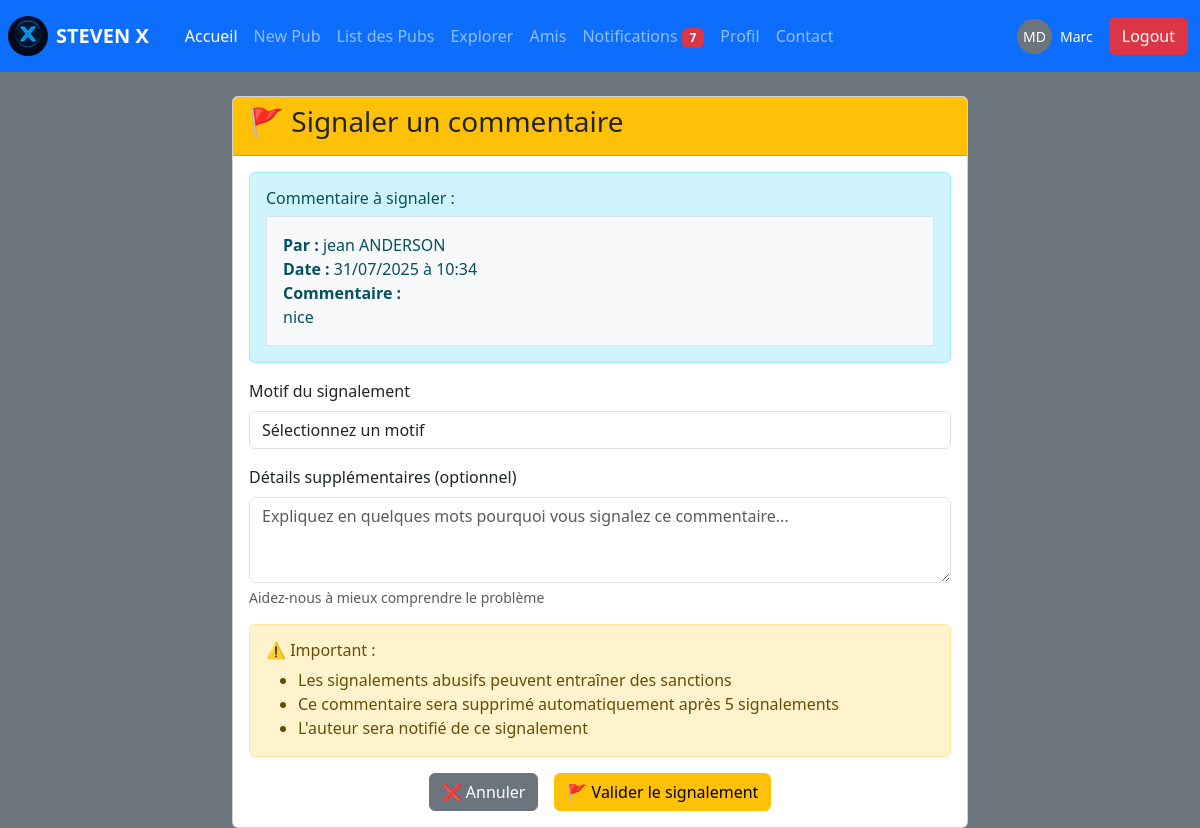
/signaler_commentaire.php?id=4&pub_id=3 (signed in), run on the app's committed database.
### tables this page shows
CREATE TABLE `commentaires` (
  `id` int(11) NOT NULL,
  `publication_id` int(11) NOT NULL,
  `user_id` int(11) NOT NULL,
  `contenu` varchar(50) NOT NULL,
  `date_creation` datetime DEFAULT current_timestamp()
);

CREATE TABLE `user` (
  `id` int(11) NOT NULL,
  `nom` varchar(10) NOT NULL,
  `prenom` varchar(20) NOT NULL,
  `date_naissance` date NOT NULL,
  `telephone` varchar(20) NOT NULL,
  `sexe` varchar(50) NOT NULL,
  `adresse` varchar(255) NOT NULL,
  `mail` varchar(255) NOT NULL,
  `photo_profil` varchar(255) NOT NULL,
  `mdp` varchar(255) NOT NULL
);

### signaler_commentaire.php (the view, shortened to what this page needs)
<?php
include('bdd.php');
$commentaire_id = $_GET['id'];
$publication_id = $_GET['pub_id'];
$success = false;
$error = '';
$current_user = null;
if (isset($_SESSION['user_id'])) {
    $stmt = $pdo->prepare("SELECT photo_profil FROM user WHERE id = ?");
    $stmt->execute([$_SESSION['user_id']]);
    $current_user = $stmt->fetch(PDO::FETCH_ASSOC);
}
    $stmt = $pdo->prepare("SELECT c.*, u.nom, u.prenom FROM commentaires c JOIN user u ON c.user_id = u.id WHERE c.id = ?");
    $stmt->execute([$commentaire_id]);
    $commentaire = $stmt->fetch(PDO::FETCH_ASSOC);
?>
<!DOCTYPE html>
<html lang="fr">
<head>
    <link href="https://cdn.jsdelivr.net/npm/bootstrap@5.3.7/dist/css/bootstrap.min.css" rel="stylesheet">
</head>
<body class="bg-secondary">
    <nav class="navbar navbar-expand-lg navbar-dark bg-primary">
        <img src="logo/StevenX.png" alt="" class="m-2" style="width: 40px; height: 40px; border-radius: 50%;">
        <b><a class="navbar-brand" href="dash.php">STEVEN X</a></b>
        <div class="container">
            <div class="collapse navbar-collapse" id="navbarNav">
                <ul class="navbar-nav me-auto">
                    <li class="nav-item">
                        <a class="nav-link active" href="dash.php">Accueil</a>
                    </li>
                    <li class="nav-item">
                        <a class="nav-link" href="new_pub.php">New Pub</a>
                    </li>
                    <li class="nav-item">
                        <a class="nav-link" href="list_pubs.php">List des Pubs</a>
                    </li>
                    <li class="nav-item">
                        <a class="nav-link" href="explorer.php">Explorer</a>
                    </li>
                    <li class="nav-item">
                        <a class="nav-link" href="amis.php">Amis</a>
                    </li>
                    <li class="nav-item">
                        <?php include '_navbar_notifications.php'; ?>
                    </li>
                    <li class="nav-item">
                        <a class="nav-link" href="profil.php">Profil</a>
                    </li>
                    <li class="nav-item">
                        <a class="nav-link" href="contact.php">Contact</a>
                    </li>
                </ul>
                <div class="d-flex align-items-center me-3">
                    <?php if ($current_user && $current_user['photo_profil'] && file_exists($current_user['photo_profil'])): ?>
                    <img src="<?php echo htmlspecialchars($current_user['photo_profil']); ?>" alt="Photo de profil"
                        class="rounded-circle me-2" style="width: 35px; height: 35px; object-fit: cover;">
                    <?php else: ?>
                    <div class="bg-secondary text-white rounded-circle d-flex align-items-center justify-content-center me-2"
                        style="width: 35px; height: 35px; font-size: 14px;">
                        <?php echo strtoupper(substr($_SESSION['user_prenom'], 0, 1) . substr($_SESSION['user_nom'], 0, 1)); ?>
                    </div>
                    <?php endif; ?>
                    <span class="text-white small"><?php echo htmlspecialchars($_SESSION['user_prenom']); ?></span>
                </div>
                <button type="button" class="btn btn-danger" data-bs-toggle="modal"
                    data-bs-target="#confirmLogoutModal">Logout</button>
            </div>
        </div>
    </nav>
    <div class="container mt-4">
        <div class="row justify-content-center">
            <div class="col-md-8">
                <div class="card">
                    <div class="card-header bg-warning text-dark">
                        <h3>🚩 Signaler un commentaire</h3>
                    </div>
                    <div class="card-body">
                        <?php if ($success): ?>
                        <div class="alert alert-success">
                            <h5>✅ <?php echo $message_succes; ?></h5>
                            <p>Merci de nous aider à maintenir une communauté saine.</p>
                            <div class="text-center">
                                <a href="commentaire_pub.php?id=<?php echo $publication_id; ?>"
                                    class="btn btn-primary">Retour aux commentaires</a>
                                <a href="dash.php" class="btn btn-outline-primary ms-2">Retour à l'accueil</a>
                            </div>
                        </div>
                        <?php else: ?>
                        <div class="alert alert-info">
                            <h6>Commentaire à signaler :</h6>
                            <div class="border p-3 mt-2 bg-light">
                                <strong>Par :</strong>
                                <?php echo htmlspecialchars($commentaire['prenom'] . ' ' . $commentaire['nom']); ?><br>
                                <strong>Date :</strong>
                                <?php echo date('d/m/Y à H:i', strtotime($commentaire['date_creation'])); ?><br>
                                <strong>Commentaire :</strong><br>
                                <?php echo nl2br(htmlspecialchars($commentaire['contenu'])); ?>
                            </div>
                        </div>
                        <form method="POST">
                            <div class="mb-3">
                                <label for="motif" class="form-label">Motif du signalement </label>
                                <select class="form-control" id="motif" name="motif" required>
                                    <option value="">Sélectionnez un motif</option>
                                </select>
                            </div>
                            <div class="mb-3">
                                <label for="raison_details" class="form-label">Détails supplémentaires
                                    (optionnel)</label>
                                <textarea class="form-control" id="raison_details" name="raison_details" rows="3"
                                    placeholder="Expliquez en quelques mots pourquoi vous signalez ce commentaire..."><?php echo isset($_POST['raison_details']) ? htmlspecialchars($_POST['raison_details']) : ''; ?></textarea>
                                <div class="form-text">Aidez-nous à mieux comprendre le problème</div>
                            </div>
                            <div class="alert alert-warning">
                                <h6>⚠️ Important :</h6>
                                <ul class="mb-0">
                                    <li>Les signalements abusifs peuvent entraîner des sanctions</li>
                                    <li>Ce commentaire sera supprimé automatiquement après 5 signalements</li>
                                    <li>L'auteur sera notifié de ce signalement</li>
                                </ul>
                            </div>
                            <div class="d-grid gap-2 d-md-flex justify-content-md-center">
                                <a href="commentaire_pub.php?id=<?php echo $publication_id; ?>"
                                    class="btn btn-secondary me-md-2">❌ Annuler</a>
                                <button type="S'inscrire" class="btn btn-warning">🚩 Valider le signalement</button>
                            </div>
                        </form>
                        <?php endif; ?>
                    </div>
                </div>
            </div>
        </div>
    </div>
</body>
</html>

### data on the page
commentaires: user.nom "jean ANDERSON", date_creation "31/07/2025 à 10:34", contenu "nice"

### other printed values
$nb_non_lues_nav "7"
$_SESSION['user_prenom'] "Marc"
